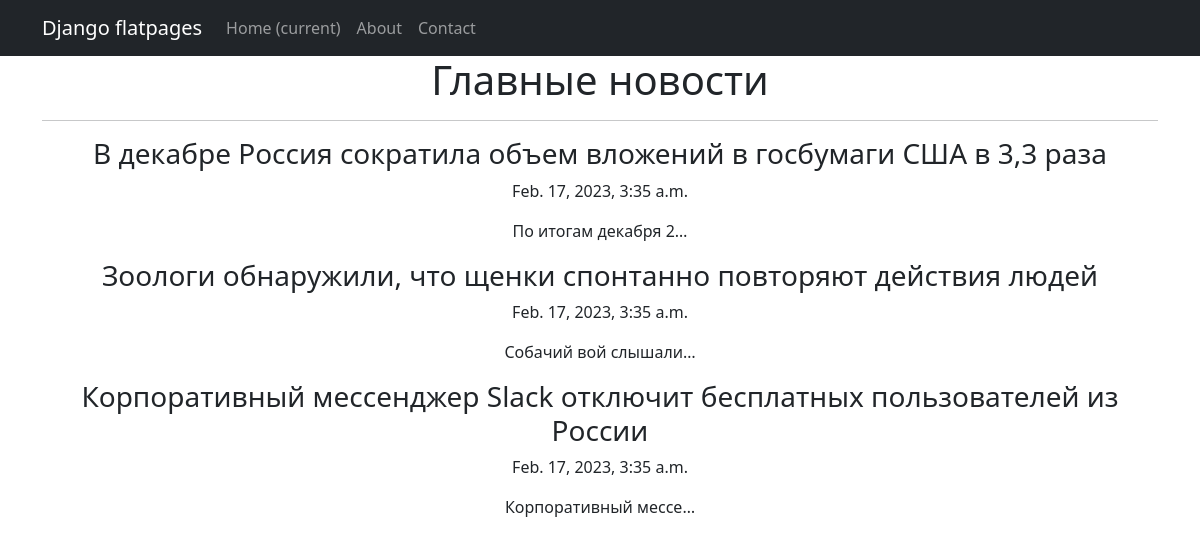
The page /news/ on the database as committed earlier.
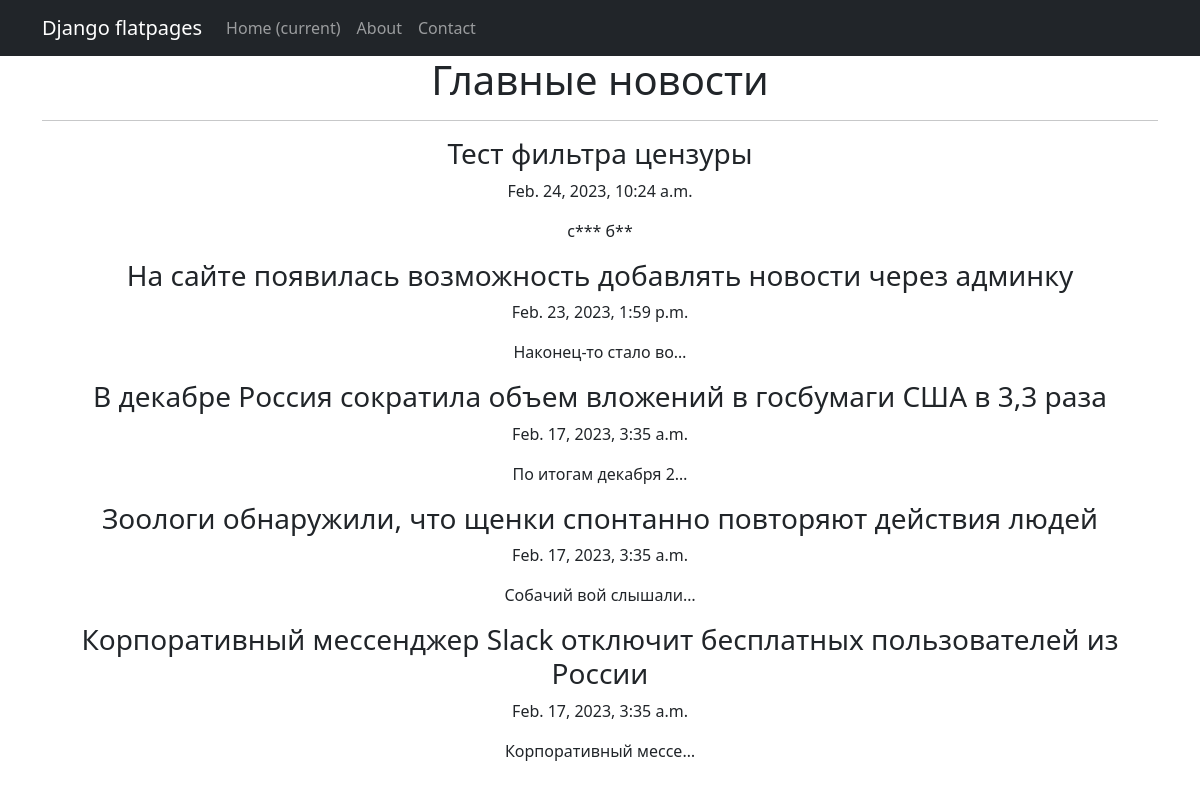
The same page on the database as committed later.
### news/models.py (models this page shows, shortened)
class Post(models.Model):
    POST_TYPES = (
        ('N', 'News'),
        ('A', 'Article'),
    )
    post_type = models.CharField(max_length=1, choices=POST_TYPES)
    headline = models.CharField(max_length=255)
    body_text = models.TextField()
    pub_date = models.DateTimeField(auto_now_add=True)
    author = models.ForeignKey(Author, on_delete=models.CASCADE)
    category = models.ManyToManyField(Category, through='PostCategory')
    rating = models.IntegerField(default=0)

### news/views.py (the view)
# urls.py: path('', NewsList.as_view()),
class NewsList(ListView):
    model = Post
    ordering = '-pub_date'
    template_name = 'news.html'
    context_object_name = 'posts'

### news/censor.py (called while the page is built)
def censor_list():
    cens_list = []
    for i in _list:
        cens_list.append(i[1])
    return cens_list

### news/templatetags/custom_filters.py (called while the page is built)
@register.filter()
def censor(text):
    for word in text.split():
        if word in censor_list():
            text = text.replace(word, f'{word[0]}{"*"*(len(word)-1)}')
    return text

### templates/news.html (shortened to what this page needs)
{% extends 'flatpages/default.html' %}
{% load custom_filters %}
{% block content %}
    <h1>Главные новости</h1>
    <hr>
    {% if posts %}
        {% for post in posts %}
            <h3>{{ post.headline }}</h3>
            <p>{{ post.pub_date }}</p>
            <p>{{ post.body_text|censor|truncatechars:20|linebreaks }}</p>
        {% endfor %}
    {% endif %}
    {% endblock content %}

### templates/flatpages/default.html (shortened to what this page needs)
<!DOCTYPE html>
<html lang="en">
    <head>
        {% load static %}
        <link href="{% static 'css/styles.css' %}" rel="stylesheet" />
    </head>
    <body>
        <nav class="navbar navbar-expand-lg navbar-dark bg-dark static-top">
           <div class="container">
               <a class="navbar-brand" href="#">Django flatpages</a>
               <div class="collapse navbar-collapse" id="navbarResponsive">
                   <ul class="navbar-nav ml-auto">
                       <li class="nav-item active">
                           <a class="nav-link" href="#">Home
                               <span class="sr-only">(current)</span>
                           </a>
                       </li>
                       <li class="nav-item">
                           <a class="nav-link" href="/about_page/">About</a>
                       </li>
                       <li class="nav-item">
                           <a class="nav-link" href="/contacts/">Contact</a>
                       </li>
                   </ul>
               </div>
           </div>
        </nav>
        <div class="container">
           <div class="row">
               <div class="col-lg-12 text-center">
                   {% block content %}{% endblock content %}
               </div>
           </div>
        </div>
    </body>
</html>

Rows that differ between the two databases and show on the page:
added Post: headline "Тест фильтра цензуры", pub_date "Feb. 24, 2023, 10:24 a.m.", body_text|censor "с*** б**"
added Post: headline "На сайте появилась возможность добавлять новости через админку", pub_date "Feb. 23, 2023, 1:59 p.m.", body_text|censor "Наконец-то стало во…"
